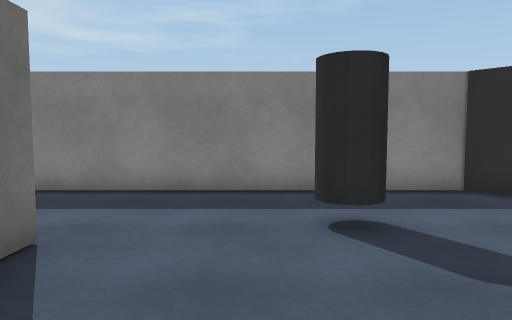
view 1 (above)

17 first-person views from a walk through a Unity game level. The camera is 1.3 m above the floor, tilts 4° down and sees 70° across. The floor is counted in squares, 1 m on a side. Each view is taken from the middle of a square. On the plan, view 1 faces up. The plan holds only what a view shows up to about 15 squares ahead; the rest is blank. Surface patterns are stand-ins for the level's own textures.

view 2
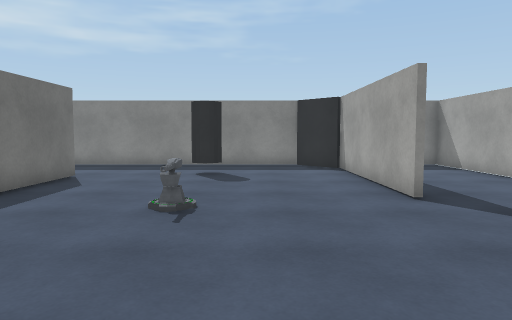

view 3
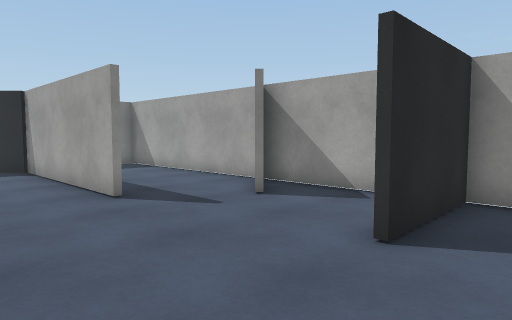

view 4
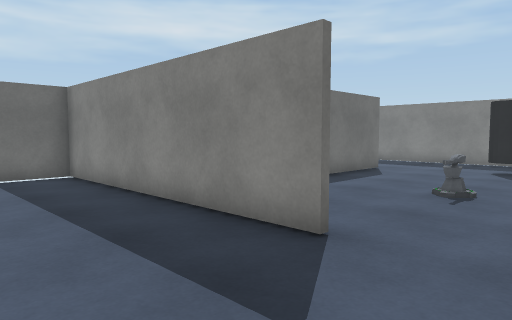

view 5
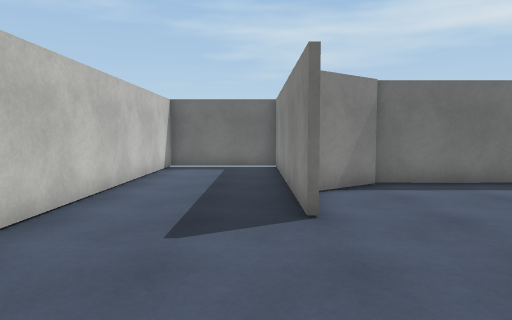

view 6
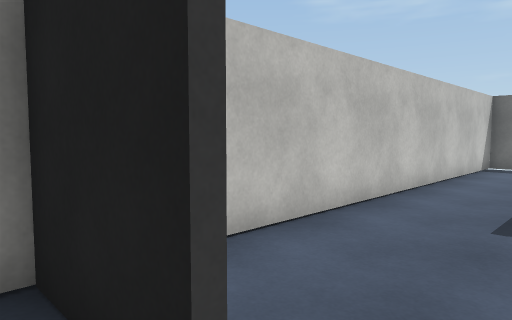

view 7
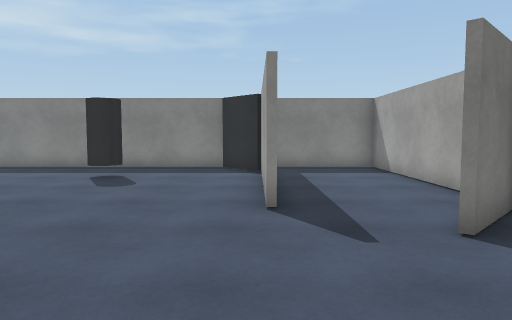

view 8
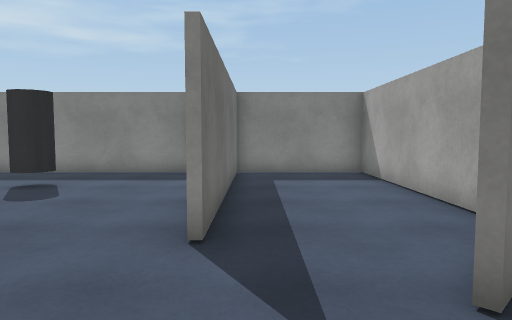

view 9
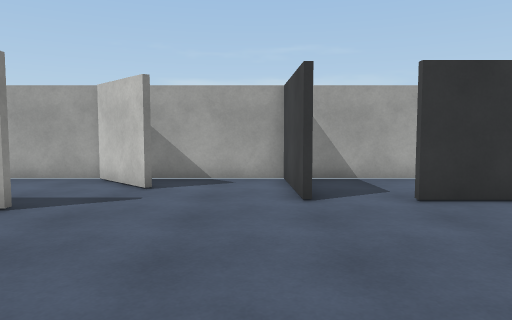

view 10
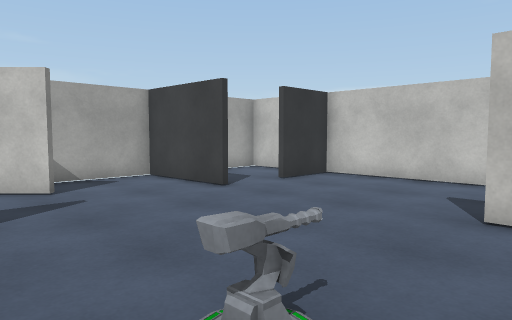

view 11
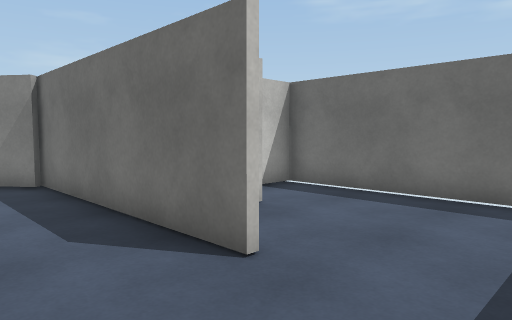

view 12
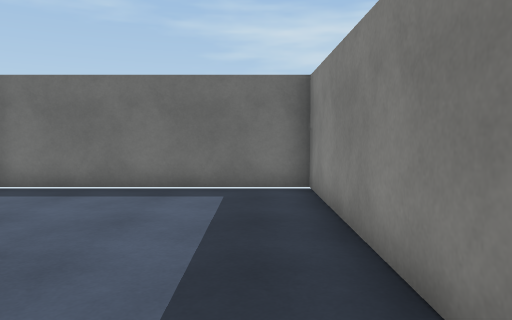

view 13
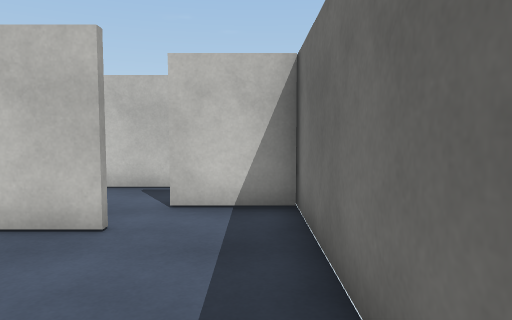

view 14
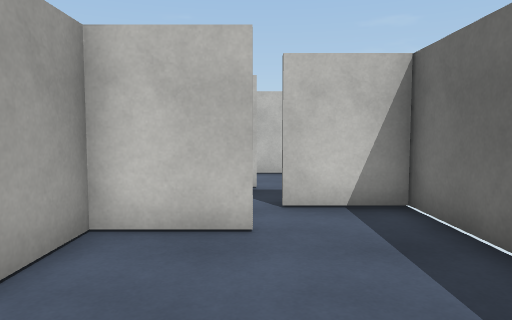

view 15
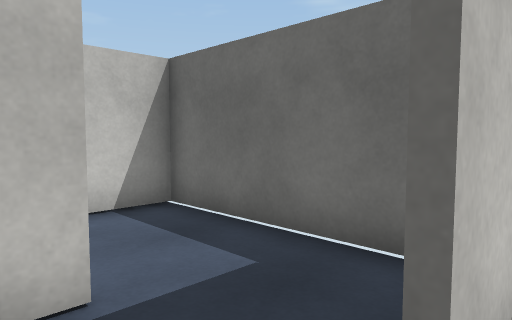

view 16
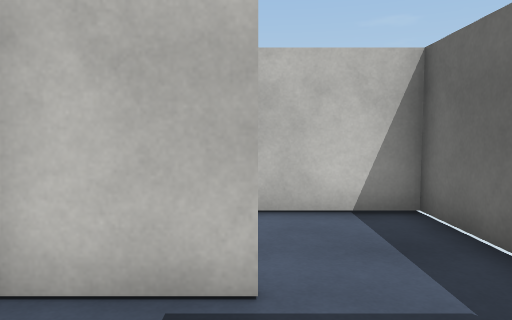

view 17
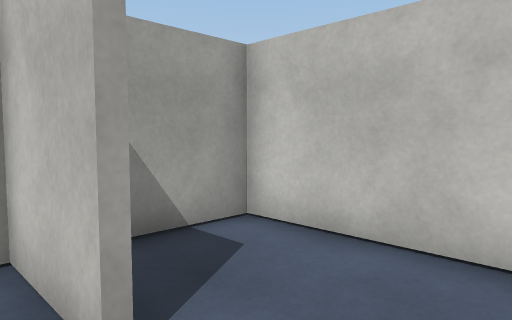

### Floor plan
Ten units are one square. View 1 is at (0, 0); x grows to the right and y downward. Boxes are objects, and circles mark ways between rooms. Rooms are numbered by the first view taken in them; rooms with no view inside come last. Other rooms are left out.
<svg viewBox="-83 -88 194 188">
<path fill="none" stroke="#000" d="M-24 29 -11 46M14 52 -78 52M62 -2 62 -69M-26 -44 -26 32M-50 -22 -28 -22 -28 -40M70 50 106 50M86 14 106 -6 106 -16M72 71 72 95M-78 -6 -54 -6M61 -67 47 -83 -77 -83 -77 -1M103 -1 87 15M-77 49 -77 94 75 94M70 95 70 71M106 52 70 52M91 94 106 94 106 -2M-51 18 -28 18M-77 -1 -77 14M106 -16 106 -83 64 -83M64 -79 64 -2M-77 14 -77 49M-78 50 -28 50 -28 30"/>
<rect x="5" y="-65" width="20" height="20" fill="#bbb"><title>cylinder</title></rect>
<rect x="15" y="-5" width="10" height="20" fill="#bbb"><title>turret</title></rect>
<circle cx="-45" cy="0" r="3" fill="#2a7"/>
<circle cx="85" cy="-5" r="3" fill="#2a7"/>
<circle cx="-65" cy="20" r="3" fill="#2a7"/>
<text x="10" y="10">1</text>
<text x="-50" y="10">2</text>
<text x="80" y="-40">3</text>
<text x="-60" y="30">4</text>
</svg>
Room 1 opens to room 2. Room 1 opens to room 3. Room 2 opens to room 4.

Where each view was taken, in squares from view 1:
view 1: 0 up, 0 right, facing up
view 2: 7 down, 3 right, facing up
view 3: 7 down, 3 right, facing up-right
view 4: 9 down, 4 right, facing up-left
view 5: 6 down, 7 right, facing left
view 6: 6 down, 8 right, facing down-left
view 7: 6 down, 6 right, facing up
view 8: 4 down, 7 right, facing up
view 9: 4 down, 0 right, facing right
view 10: 1 up, 0 right, facing down-right
view 11: 7 up, 0 right, facing down-left
view 12: 7 up, 1 right, facing left
view 13: 7 up, 7 left, facing down
view 14: 7 up, 5 left, facing down
view 15: 1 up, 4 left, facing down-left
view 16: 1 up, 5 left, facing down
view 17: 1 down, 7 left, facing down-right
